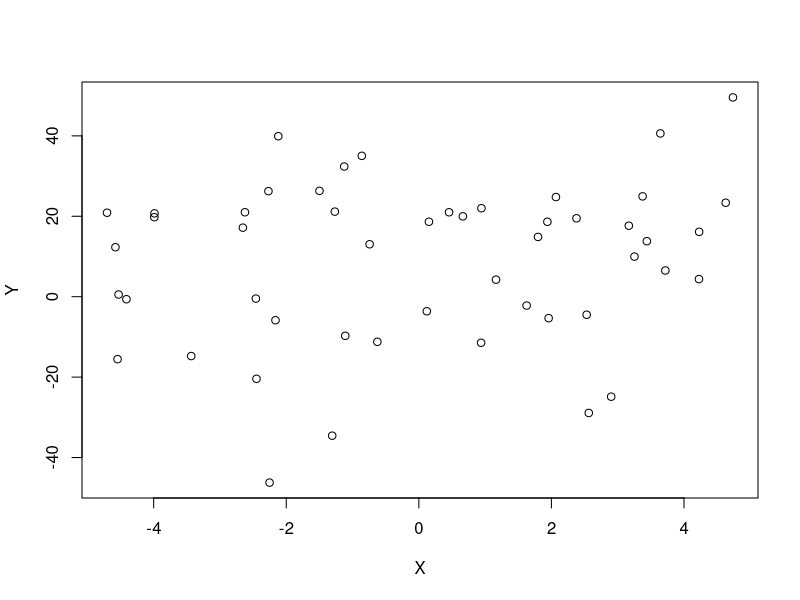

Here is the R script that generated this plot: (Note: this script raises an error after producing the figure.)
## ---- chunk 1
knitr::opts_chunk$set(cache=FALSE, echo = TRUE, tidy=TRUE, tidy.opts=list(blank=FALSE, width.cutoff=50), out.width='\\maxwidth')
options(width=50)
# Installation des packages si nécessaire et chargement
Library <- function(Packages) {
  InstallAndLoad <- function(Package) {
    if (!Package %in% installed.packages()[, 1]) {install.packages(Package, repos="https://cran.rstudio.com/")}
    require(Package, character.only = TRUE)
  }
  invisible(sapply(Packages, InstallAndLoad))
}
# Ajouter les packages nécessaires ici
Library(c("kableExtra", "tidyverse"))
## ---- chunk 2
# Paramètres
a <- 10
b <- 2
sigma <- 20
n <- 50
# Données
X <- runif(n, min=-5, max=5)
Y <- a + b*X + rnorm(n, 0, sigma)
## ---- chunk 3
plot(Y~X)
## ---- chunk 4
ll_Y_theta <- function(Y, X, theta){
  a <- theta[1]
  b <- theta[2]
  sigma <- theta[3]
  # Valeur prédite par le modèle
  prediction <- a + b*X
  # Log-vraisemblance de chaque valeur de y
  single_likelihoods <- dnorm(Y, mean = prediction, sd = sigma, log = TRUE) 
  return (sum(single_likelihoods))
}
## ---- chunk 5
ll_prior <- function(theta){
  a <- theta[1]
  b <- theta[2]
  sigma <- theta[3]
  # Log-vraisemblance de chaque paramètre dans sa loi a priori
  a_prior <- dunif(a, min=-100, max=100, log=TRUE)
  b_prior <- dunif(b, min=-100, max=100, log=TRUE)
  sigma_prior <- dunif(sigma, min=0, max=30, log=TRUE)
  return(a_prior+b_prior+sigma_prior)
}
## ---- chunk 6
ll_posterior <- function(Y, X, theta){
  return (ll_Y_theta(Y, X, theta) + ll_prior(theta))
}
## ---- chunk 7
proposal <- function(theta, sigma_prop){
  return(rnorm(length(theta) , mean = theta, sd = sigma_prop))
}
## ---- chunk 8
MetropolisMCMC <- function(Y, X, sigma_prop, theta_0, iterations){
  # Stockage. Chaque ligne du tableau contient une itération ; les colonnes contiennent theta
  chain <- matrix(nrow = iterations+1, ncol = length(theta_0))
  # Noms des paramètres
  colnames(chain) <- names(theta_0)
  # Stockage des vraisemblances
  ll_data <- numeric(length = iterations+1)
  # Valeurs initiales
  chain[1, ] <- theta_0
  ll_data[1] <- ll_Y_theta(Y, X, theta_0)
  # Initialisation d'une barre de progression
  pgb <- txtProgressBar(min=0, max=iterations)
  # Chaîne de Markov
  for (i in 1:iterations){
    # Proposition d'une valeur de theta
    theta_proposal <- proposal(chain[i,], sigma_prop)
    # Rapport de vraisemblance entre la proposition et la valeur précédente de theta
    l_ratio <- exp(ll_posterior(Y, X, theta_proposal) - ll_posterior(Y, X, chain[i, ]))
    # Acceptation ou non
    if (runif(1) < l_ratio) {
      chain[i+1, ] <- theta_proposal
    } else {
      chain[i+1, ] <- chain[i, ]
    }
    # Enregistrement de la vraisemblance de Y sachant theta
    ll_data[i+1] <- ll_Y_theta(Y, X, chain[i+1, ])
    setTxtProgressBar(pgb, i)
  }
  # Retour d'un tableau complet: theta et vraisemblance
  return(cbind(chain, LogVraisemblance = ll_data))
}
## ---- chunk 9
# Nombre de pas de la chaîne
iterations <- 1E6
# Ecart-type de la marche aléatoire (pour chaque paramètre)
sigma_prop <- c(1, 1, 2)
# Valeur initiale des paramètres
theta_0 <- c(runif(2, min=-100, max=100), runif(1, min=0, max=30))
names(theta_0) <- c("Intercept", "Pente", "EcartType")
# Lancement de la chaîne de Markov
chain <- MetropolisMCMC(Y, X, sigma_prop, theta_0, iterations)
## ---- chunk 10
# Evolution de la vraisemblance
par(mfrow = c(1,2))
plot(chain[, length(theta_0)+1], type="l", main="Evolution de la vraisemblance", xlab="Pas", ylab="log Vraisemblance")
burn_in <- 5E3
plot(chain[-(1:burn_in), length(theta_0)+1], type="l", main="Après convergence", xlab="Pas", ylab="log Vraisemblace")
# Taux d'acceptation de la chaine de Markov
(acceptance <- 1-mean(duplicated(chain[-(1:burn_in),])))
## ---- chunk 11
par(mfrow = c(1, length(theta_0)))
for (i in 1:length(theta_0)){
  Titre <- paste("Distribution de", names(theta_0)[i])
  Mediane <- format(median(chain[-(1:burn_in), i]), digits = 4)
  hist(chain[-(1:burn_in), i], xlab=paste("Mediane :", Mediane),  main=Titre)
  abline(v=Mediane, col="red")
}
## ---- chunk 12
acf(chain[-(1:burn_in), -ncol(chain)], lag.max=100)
## ---- chunk 13
# Distribution a posteriori. Elimination du prechauffage et de la vraisemblance, éclaircie.
posterior <- chain[-(1:burn_in), -ncol(chain)][seq(1, iterations-burn_in, by=50), ]
## ---- chunk 14
par(mfrow = c(1, length(theta_0)))
for (i in 1:length(theta_0)){
  Titre <- paste("Distribution de", names(theta_0)[i])
  Mediane <- format(median(posterior[, i]), digits = 4)
  hist(posterior[, i], xlab=paste("Mediane :", Mediane),  main=Titre)
  abline(v=Mediane, col="red")
}
## ---- chunk 15
summary(flm <- lm(Y ~ X))
## ---- chunk 16
cor(posterior)
